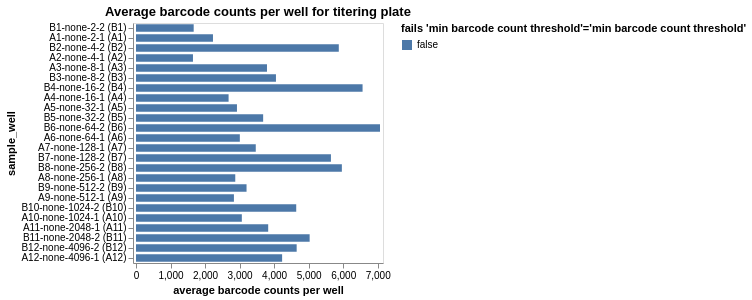

Notebook source saved alongside this figure:
### Markdown cell above
Plot average counts per barcode.
If a sample has inadequate barcode counts, it may not have good enough statistics for accurate analysis, and a QC-threshold is applied:

### Code cell
avg_barcode_counts = (
    counts.groupby(
        ["well", "sample_well"],
        dropna=False,
        as_index=False,
    )
    .aggregate(avg_count=pd.NamedAgg("count", "mean"))
    .assign(
        fails_qc=lambda x: (
            x["avg_count"] < 500
        ),
    )
)

avg_barcode_counts_chart = (
    alt.Chart(avg_barcode_counts)
    .encode(
        alt.X(
            "avg_count",
            title="average barcode counts per well",
            scale=alt.Scale(nice=False, padding=3),
        ),
        alt.Y("sample_well", sort=sample_wells),
        alt.Color(
            "fails_qc",
            title=f"fails {'min barcode count threshold'=}",
            legend=alt.Legend(titleLimit=500),
        ),
        tooltip=[
            alt.Tooltip(c, format=".3g") if avg_barcode_counts[c].dtype == float else c
            for c in avg_barcode_counts.columns
        ],
    )
    .mark_bar(height={"band": 0.85})
    .properties(
        height=alt.Step(10),
        width=250,
        title=f"Average barcode counts per well for titering plate",
    )
    .configure_axis(grid=False)
)

display(avg_barcode_counts_chart)

# drop wells failing QC
avg_barcode_counts_per_well_drops = list(avg_barcode_counts.query("fails_qc")["well"])

(avg_barcode_counts_chart).save(filepath_prefix + "/non-pipeline_analyses/library_pooling/figures/ave_barcodes_per_well.png")

### Figure 1 — Vega-Lite specification as saved in the notebook (floating-point values rounded to 4 significant figures)
{"config": {"view": {"continuousWidth": 300, "continuousHeight": 300}, "axis": {"grid": false}}, "data": {"name": "data-f5c40b4d2f0d933afcaba3f49224ccd6"}, "mark": {"type": "bar", "height": {"band": 0.85}}, "encoding": {"color": {"field": "fails_qc", "legend": {"titleLimit": 500}, "title": "fails 'min barcode count threshold'='min barcode count threshold'", "type": "nominal"}, "tooltip": [{"field": "well", "type": "nominal"}, {"field": "sample_well", "type": "nominal"}, {"field": "avg_count", "format": ".3g", "type": "quantitative"}, {"field": "fails_qc", "type": "nominal"}], "x": {"field": "avg_count", "scale": {"nice": false, "padding": 3}, "title": "average barcode counts per well", "type": "quantitative"}, "y": {"field": "sample_well", "sort": ["B1-none-2-2 (B1)", "B1-none-2-2 (B1)", "B1-none-2-2 (B1)", "B1-none-2-2 (B1)", "B1-none-2-2 (B1)", "A1-none-2-1 (A1)", "A1-none-2-1 (A1)", "A1-none-2-1 (A1)", "A1-none-2-1 (A1)", "A1-none-2-1 (A1)", "B2-none-4-2 (B2)", "B2-none-4-2 (B2)", "B2-none-4-2 (B2)", "A2-none-4-1 (A2)", "B2-none-4-2 (B2)", "B2-none-4-2 (B2)", "A2-none-4-1 (A2)", "A2-none-4-1 (A2)", "A2-none-4-1 (A2)", "A2-none-4-1 (A2)", "A3-none-8-1 (A3)", "A3-none-8-1 (A3)", "A3-none-8-1 (A3)", "B3-none-8-2 (B3)", "A3-none-8-1 (A3)", "B3-none-8-2 (B3)", "B3-none-8-2 (B3)", "B3-none-8-2 (B3)", "B3-none-8-2 (B3)", "A3-none-8-1 (A3)", "B4-none-16-2 (B4)", "B4-none-16-2 (B4)", "B4-none-16-2 (B4)", "B4-none-16-2 (B4)", "A4-none-16-1 (A4)", "A4-none-16-1 (A4)", "A4-none-16-1 (A4)", "A4-none-16-1 (A4)", "A4-none-16-1 (A4)", "B4-none-16-2 (B4)", "A5-none-32-1 (A5)", "A5-none-32-1 (A5)", "A5-none-32-1 (A5)", "B5-none-32-2 (B5)", "B5-none-32-2 (B5)", "B5-none-32-2 (B5)", "A5-none-32-1 (A5)", "B5-none-32-2 (B5)", "B5-none-32-2 (B5)", "A5-none-32-1 (A5)", "B6-none-64-2 (B6)", "A6-none-64-1 (A6)", "B6-none-64-2 (B6)", "B6-none-64-2 (B6)", "B6-none-64-2 (B6)", "B6-none-64-2 (B6)", "A6-none-64-1 (A6)", "A6-none-64-1 (A6)", "A6-none-64-1 (A6)", "A6-none-64-1 (A6)", "A7-none-128-1 (A7)", "A7-none-128-1 (A7)", "A7-none-128-1 (A7)", "A7-none-128-1 (A7)", "B7-none-128-2 (B7)", "B7-none-128-2 (B7)", "B7-none-128-2 (B7)", "B7-none-128-2 (B7)", "B7-none-128-2 (B7)", "A7-none-128-1 (A7)", "B8-none-256-2 (B8)", "A8-none-256-1 (A8)", "B8-none-256-2 (B8)", "B8-none-256-2 (B8)", "B8-none-256-2 (B8)", "B8-none-256-2 (B8)", "A8-none-256-1 (A8)", "A8-none-256-1 (A8)", "A8-none-256-1 (A8)", "A8-none-256-1 (A8)", "B9-none-512-2 (B9)", "B9-none-512-2 (B9)", "B9-none-512-2 (B9)", "B9-none-512-2 (B9)", "A9-none-512-1 (A9)", "A9-none-512-1 (A9)", "A9-none-512-1 (A9)", "A9-none-512-1 (A9)", "A9-none-512-1 (A9)", "B9-none-512-2 (B9)", "B10-none-1024-2 (B10)", "B10-none-1024-2 (B10)", "A10-none-1024-1 (A10)", "A10-none-1024-1 (A10)", "B10-none-1024-2 (B10)", "B10-none-1024-2 (B10)", "A10-none-1024-1 (A10)", "B10-none-1024-2 (B10)", "A10-none-1024-1 (A10)", "A10-none-1024-1 (A10)", "A11-none-2048-1 (A11)", "A11-none-2048-1 (A11)", "B11-none-2048-2 (B11)", "B11-none-2048-2 (B11)", "B11-none-2048-2 (B11)", "B11-none-2048-2 (B11)", "A11-none-2048-1 (A11)", "A11-none-2048-1 (A11)", "A11-none-2048-1 (A11)", "B11-none-2048-2 (B11)", "B12-none-4096-2 (B12)", "B12-none-4096-2 (B12)", "B12-none-4096-2 (B12)", "B12-none-4096-2 (B12)", "B12-none-4096-2 (B12)", "A12-none-4096-1 (A12)", "A12-none-4096-1 (A12)", "A12-none-4096-1 (A12)", "A12-none-4096-1 (A12)", "A12-none-4096-1 (A12)"], "type": "nominal"}}, "height": {"step": 10}, "title": "Average barcode counts per well for titering plate", "width": 250, "$schema": "https://vega.github.io/schema/vega-lite/v5.16.3.json", "datasets": {"data-f5c40b4d2f0d933afcaba3f49224ccd6": [{"well": "A1", "sample_well": "A1-none-2-1 (A1)", "avg_count": 2229.0, "fails_qc": false}, {"well": "A10", "sample_well": "A10-none-1024-1 (A10)", "avg_count": 3065.0, "fails_qc": false}, {"well": "A11", "sample_well": "A11-none-2048-1 (A11)", "avg_count": 3828.0, "fails_qc": false}, {"well": "A12", "sample_well": "A12-none-4096-1 (A12)", "avg_count": 4231.0, "fails_qc": false}, {"well": "A2", "sample_well": "A2-none-4-1 (A2)", "avg_count": 1649.0, "fails_qc": false}, {"well": "A3", "sample_well": "A3-none-8-1 (A3)", "avg_count": 3793.0, "fails_qc": false}, {"well": "A4", "sample_well": "A4-none-16-1 (A4)", "avg_count": 2681.0, "fails_qc": false}, {"well": "A5", "sample_well": "A5-none-32-1 (A5)", "avg_count": 2924.0, "fails_qc": false}, {"well": "A6", "sample_well": "A6-none-64-1 (A6)", "avg_count": 3007.0, "fails_qc": false}, {"well": "A7", "sample_well": "A7-none-128-1 (A7)", "avg_count": 3468.0, "fails_qc": false}, {"well": "A8", "sample_well": "A8-none-256-1 (A8)", "avg_count": 2875.0, "fails_qc": false}, {"well": "A9", "sample_well": "A9-none-512-1 (A9)", "avg_count": 2836.0, "fails_qc": false}, {"well": "B1", "sample_well": "B1-none-2-2 (B1)", "avg_count": 1671.0, "fails_qc": false}, {"well": "B10", "sample_well": "B10-none-1024-2 (B10)", "avg_count": 4640.0, "fails_qc": false}, {"well": "B11", "sample_well": "B11-none-2048-2 (B11)", "avg_count": 5029.0, "fails_qc": false}, {"well": "B12", "sample_well": "B12-none-4096-2 (B12)", "avg_count": 4653.0, "fails_qc": false}, {"well": "B2", "sample_well": "B2-none-4-2 (B2)", "avg_count": 5873.0, "fails_qc": false}, {"well": "B3", "sample_well": "B3-none-8-2 (B3)", "avg_count": 4053.0, "fails_qc": false}, {"well": "B4", "sample_well": "B4-none-16-2 (B4)", "avg_count": 6561.0, "fails_qc": false}, {"well": "B5", "sample_well": "B5-none-32-2 (B5)", "avg_count": 3682.0, "fails_qc": false}, {"well": "B6", "sample_well": "B6-none-64-2 (B6)", "avg_count": 7066.0, "fails_qc": false}, {"well": "B7", "sample_well": "B7-none-128-2 (B7)", "avg_count": 5645.0, "fails_qc": false}, {"well": "B8", "sample_well": "B8-none-256-2 (B8)", "avg_count": 5961.0, "fails_qc": false}, {"well": "B9", "sample_well": "B9-none-512-2 (B9)", "avg_count": 3201.0, "fails_qc": false}]}}
